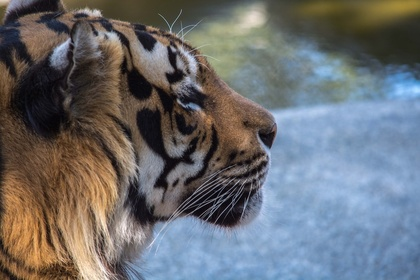
%> input picture image.jpeg, 420 x 280 px, shrunk from 1000 x 667 before the run
$ octave Histogram_equilizer.m   (GNU Octave 9; MATLAB toolbox functions it lacks are replaced by stand-ins)
%> lines starting %> are read from the running program, lines starting %| are printed output that depends on the picture
clc;
clear all;
close all;
x=imread('image.jpeg');
%> x is the input picture: size 280x420x3 uint8; mean R, G, B 107.9, 110, 113.7
subplot(3,2,1);
imshow(x);
title('Original Image');
subplot(3,2,2);
imhist(x);
title('Histogram of Original Image using built in function');
axis tight;
h=zeros(1,256);
[r c]=size(x);
%> r = 280; c = 1260
total_no_of_pixels=r*c;
%> total_no_of_pixels = 352800
n=0:255;

j=histeq(x);
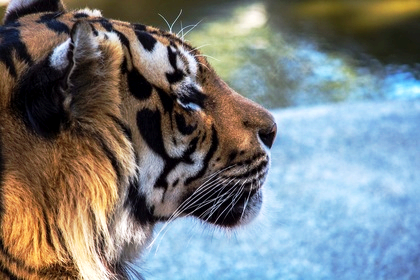
%> j: size 280x420x3 uint8; mean R, G, B 122.7, 127.6, 128.5
subplot(3,2,3);
imshow(j);
subplot(3,2,4);
imhist(j);
axis tight;
title('Histogram Equalization using built in function');
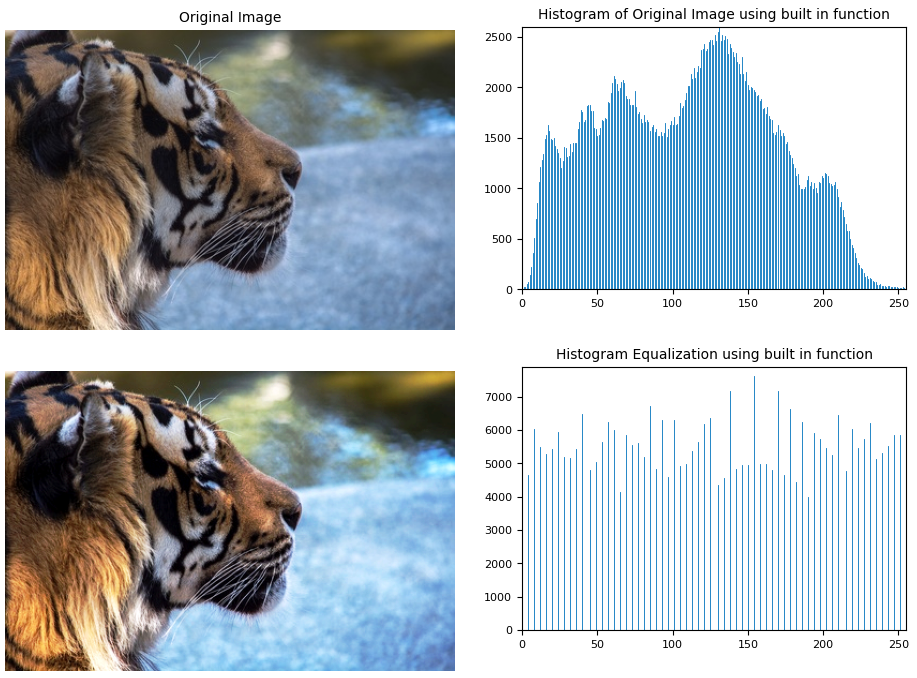
%> figure redrawn from the program's plot data, 4 panels

%Calculating Histogram without built-in function
for i=1:r
    for j=1:c
        h(x(i,j)+1)=h(x(i,j)+1)+1;
    end
end
%> after the loop, h = 256 values, max 2602 at index 132, min 0 at index 256, mean 1378.1

%Calculating Probability
for i=1:256
%> (the run ends here)
